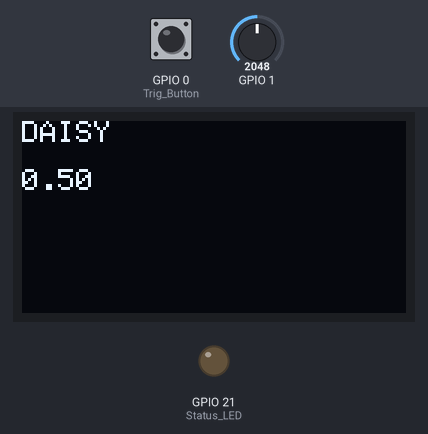
Recording of a program running on a simulated ESP32-S3. On the bench: 128×64 one-colour display, output pins drawn as LEDs (lit = HIGH). The test bench sets the inputs (shaded band); at power-on: GPIO 1 = 2048, GPIO 0 (Trig_Button) HIGH. I2S audio is not simulated (input reads silence).

Above: at 1.2 s.
1.3 s: GPIO 1 set to 2096
At 2.3 s:
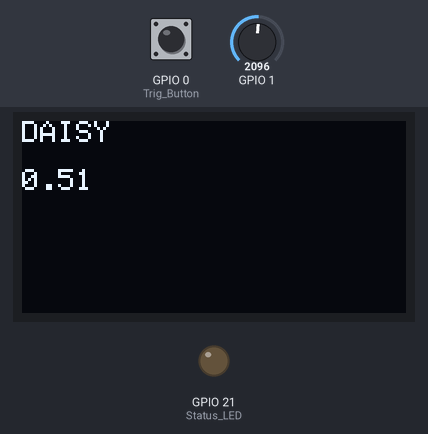
2.8 s: GPIO 0 (Trig_Button) pulled LOW for 0.15 s
At 2.87 s:
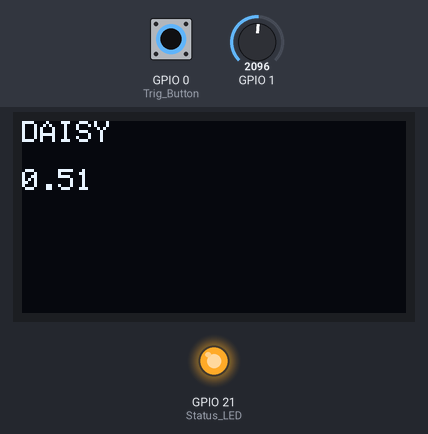
4.4 s: GPIO 1 set to 2866
At 5.4 s:
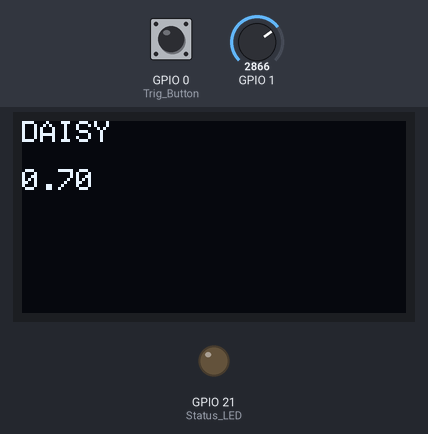
5.9 s: GPIO 0 (Trig_Button) pulled LOW for 1 s
At 6.5 s:
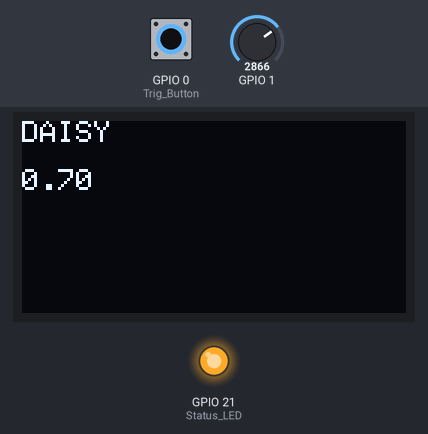
8.4 s: GPIO 0 (Trig_Button) pulled LOW for 3.2 s
At 12.8 s:
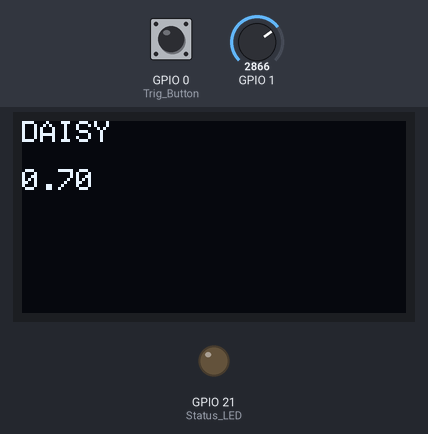
13.1 s: GPIO 1 set to 3603
At 14.1 s:
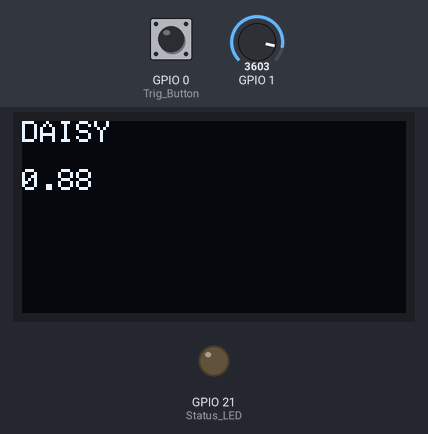
Timing chart, 0 to 15.6 s (numbered marks = the images above; inputs shaded):
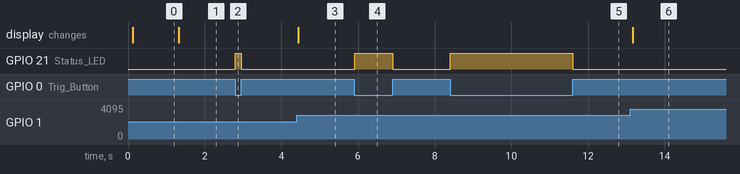

Measured:
- the behaviour switches between 2067 and 2068 on GPIO 1 (found by bisection; images 0 and 1)
- after the input at 1.3 s, the display: changes at once (image 1)
- after the input at 2.8 s, GPIO 21 (Status_LED): LOW → HIGH at once, → LOW 0.15 s later
- after the input at 4.4 s, the display: changes after 0.05 s (image 3)
- after the input at 5.9 s, GPIO 21 (Status_LED): LOW → HIGH at once, → LOW 0.99 s later
- after the input at 8.4 s, GPIO 21 (Status_LED): LOW → HIGH at once, → LOW 3.2 s later
- after the input at 13.1 s, the display: changes after 0.07 s (image 6)

The program:

main.cpp
```cpp
// Auto-generated by Daisypatcher (S3 SuperMini target)
// Patch: hw_oled_knob_button
// Target: hw_oled_knob_button
// DO NOT EDIT — regenerate from the .dpatch file

#include <Arduino.h>
#include <Wire.h>
#include <driver/i2s.h>
#include <math.h>

static const int SAMPLE_RATE = 48000;
static const int BLOCK = 48;
static const i2s_port_t I2S_PORT = I2S_NUM_0;

/*
 * DaisySP's SoftLimit/SoftClip, transliterated.
 *
 * ESP32 builds do not link DaisySP, so any emitter that needs to match a
 * DaisySP-shaped curve has to carry its own copy. Kept here rather than
 * inside one emitter's output because more than one node saturates, and
 * three private copies of the same polynomial is how the two targets
 * drifted apart in the first place.
 */
static inline float dp_soft_clip(float x) {
    if (x < -3.f) return -1.f;
    if (x > 3.f) return 1.f;
    return x * (27.f + x * x) / (27.f + 9.f * x * x);
}
int16_t audio_out_buffer[48 * 2];

// --- Node declarations ---
float led_led1_val = 0.f;
// knob_in knob1
float knob_in_knob1_val = 0.f;
// button btn1
float button_btn1_val = 0.f;
// oled oled1
#ifndef DP_OLED_INCLUDED
#define DP_OLED_INCLUDED 1
#include <Adafruit_SSD1306.h>
#endif
Adafruit_SSD1306 oled_oled1(128, 64, &Wire);
float oled_oled1_in_a = 0.f;
float oled_oled1_in_b = 0.f;
float oled_oled1_in_c = 0.f;
float oled_oled1_in_d = 0.f;
float oled_oled1_in_e = 0.f;
float oled_oled1_in_f = 0.f;
int oled_oled1_draw_ctr = 0;

// --- Hardware state ---
float hw_pot_hwpot1_val = 0.f; // Cutoff Knob
float hw_button_hwbtn1_val = 0.f; // Trig Button

static inline void render_block() {
    for (int i = 0; i < BLOCK; i++) {
        float in_l = 0.f, in_r = 0.f;
        (void)in_l; (void)in_r;

    float knob_in_knob1_out = knob_in_knob1_val;

    float button_btn1_out = button_btn1_val;

    led_led1_val = (button_btn1_out);

    // --- OLED oled_oled1: latch inputs, render at ~30 Hz ---
    oled_oled1_in_a = knob_in_knob1_out;
    oled_oled1_in_b = 0.f;
    oled_oled1_in_c = 0.f;
    oled_oled1_in_d = 0.f;
    oled_oled1_in_e = 0.f;
    oled_oled1_in_f = 0.f;
    oled_oled1_draw_ctr++;
    if (oled_oled1_draw_ctr >= (SAMPLE_RATE / 30)) {
        oled_oled1_draw_ctr = 0;
        oled_oled1.clearDisplay();
        oled_oled1.setTextSize(1);
        oled_oled1.setTextColor(SSD1306_WHITE);
        oled_oled1.setCursor(0, 0);
        oled_oled1.print("DAISY");
        { char _buf[24]; snprintf(_buf, sizeof _buf, "%.2f", oled_oled1_in_a);
          oled_oled1.setTextSize(1); oled_oled1.setTextColor(SSD1306_WHITE);
          oled_oled1.setCursor(0, 16); oled_oled1.print(_buf); }
        oled_oled1.display();
    }

        float out_l = 0.f;
        float out_r = 0.f;
        audio_out_buffer[i*2]     = (int16_t)(fmaxf(-1.f, fminf(1.f, out_l)) * 32767.f);
        audio_out_buffer[i*2 + 1] = (int16_t)(fmaxf(-1.f, fminf(1.f, out_r)) * 32767.f);
    }
}

void setup() {
    Serial.begin(115200);

    // --- Hardware pin setup ---
    analogRead(1); // prime ADC for Cutoff Knob
    pinMode(0, INPUT_PULLUP); // Trig Button
    pinMode(21, OUTPUT); // Status LED
    Wire.begin(8, 9);

    // --- Node init ---
    oled_oled1.begin(SSD1306_SWITCHCAPVCC, 0x3C);
    oled_oled1.clearDisplay();
    oled_oled1.display();

    // --- I2S audio out ---
    i2s_config_t i2s_cfg = {
        .mode = (i2s_mode_t)(I2S_MODE_MASTER | I2S_MODE_TX),
        .sample_rate = SAMPLE_RATE,
        .bits_per_sample = I2S_BITS_PER_SAMPLE_16BIT,
        .channel_format = I2S_CHANNEL_FMT_RIGHT_LEFT,
        .communication_format = I2S_COMM_FORMAT_STAND_I2S,
        .intr_alloc_flags = ESP_INTR_FLAG_LEVEL1,
        .dma_buf_count = 4,
        .dma_buf_len = 48,
        .use_apll = false,
        .tx_desc_auto_clear = true,
        .fixed_mclk = 0
    };
    i2s_pin_config_t pin_cfg = {
        .bck_io_num = 4,
        .ws_io_num = 5,
        .data_out_num = 6,
        .data_in_num = I2S_PIN_NO_CHANGE
    };
    i2s_driver_install(I2S_PORT, &i2s_cfg, 0, nullptr);
    i2s_set_pin(I2S_PORT, &pin_cfg);
    i2s_set_clk(I2S_PORT, SAMPLE_RATE, I2S_BITS_PER_SAMPLE_16BIT, I2S_CHANNEL_STEREO);
}

void loop() {
    // --- Poll hardware (ADC + GPIO) ---
    hw_pot_hwpot1_val = (float)analogRead(1) / 4095.f; // ADC chan 0
    hw_button_hwbtn1_val = digitalRead(0) == LOW ? 1.f : 0.f;

    // --- Slow peripherals (I2C sensors etc). NEVER inside render_block(). ---
    // (none)

    // --- Copy bound hardware values into per-node state ---
    knob_in_knob1_val = hw_pot_hwpot1_val;
    button_btn1_val = hw_button_hwbtn1_val;
    digitalWrite(21, (led_led1_val > 0.5f) ? HIGH : LOW);

    // --- Render one audio block + push to I2S ---
    render_block();
    size_t written = 0;
    i2s_write(I2S_PORT, audio_out_buffer, sizeof(audio_out_buffer), &written, portMAX_DELAY);
}
```
